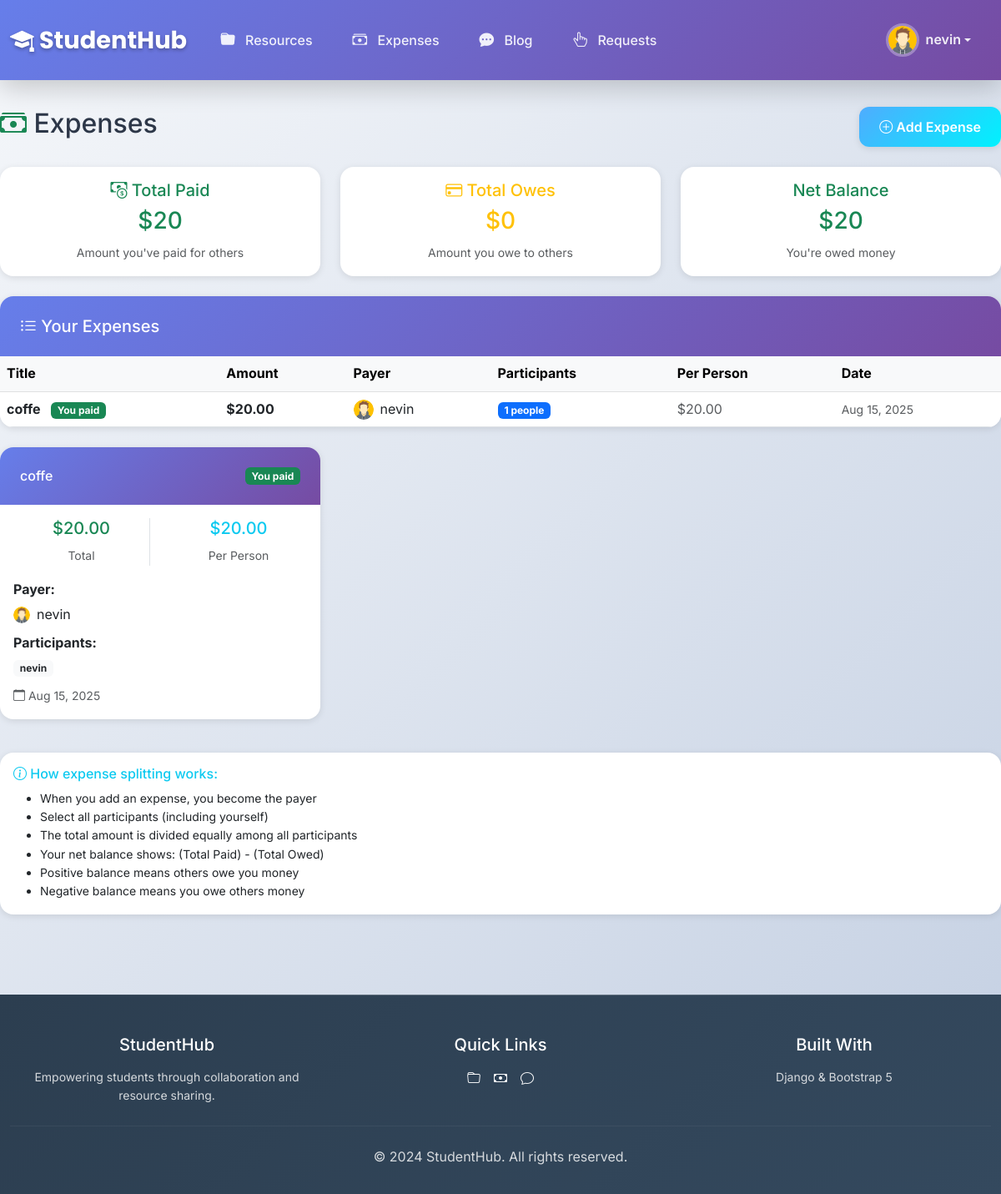
Screenshot of /expenses/ (signed in) with the database file from the repository.
### accounts/models.py (models this page shows, shortened)
class Profile(models.Model):
    user = models.OneToOneField(User, on_delete=models.CASCADE, related_name='profile')
    avatar = models.ImageField(upload_to='avatars/', default='avatars/default.png')
    bio = models.TextField(blank=True)

### expenses/models.py (models this page shows, shortened)
class Expense(models.Model):
    payer = models.ForeignKey(User, on_delete=models.CASCADE, related_name='expenses_paid')
    title = models.CharField(max_length=200)
    amount = models.DecimalField(max_digits=10, decimal_places=2)
    participants = models.ManyToManyField(User, related_name='expenses_shared')
    created_at = models.DateTimeField(auto_now_add=True)
    def per_head(self):
        participant_count = self.participants.count()
        if participant_count > 0:
            return self.amount / participant_count
        return Decimal('0.00')
    @property
    def participant_count(self):
        return self.participants.count()

### expenses/views.py (the view)
# urls.py: path('', views.expense_list, name='expense_list'),
@login_required
def expense_list(request):
    user_expenses = Expense.objects.filter(participants=request.user).order_by('-created_at')
    total_paid = Expense.objects.filter(payer=request.user).aggregate(
        total=Sum('amount')
    )['total'] or 0
    total_owes = 0
    for expense in Expense.objects.filter(participants=request.user).exclude(payer=request.user):
        total_owes += expense.per_head()
    net_balance = total_paid - total_owes
    context = {
        'expenses': user_expenses,
        'total_paid': total_paid,
        'total_owes': total_owes,
        'net_balance': net_balance,
    }
    return render(request, 'expenses/expense_list.html', context)

### templates/expenses/expense_list.html (shortened to what this page needs)
{% extends 'base.html' %}
{% block content %}
<div class="d-flex justify-content-between align-items-center mb-4">
    <h2><i class="bi bi-cash-stack text-success"></i> Expenses</h2>
    {% if user.is_authenticated %}
        <a href="{% url 'expenses:expense_create' %}" class="btn btn-success">
            <i class="bi bi-plus-circle"></i> Add Expense
        </a>
    {% endif %}
</div>
<div class="row mb-4">
    <div class="col-md-4">
        <div class="card border-success">
            <div class="card-body text-center">
                <h5 class="card-title text-success">
                    <i class="bi bi-cash-coin"></i> Total Paid
                </h5>
                <h3 class="text-success">${{ total_paid }}</h3>
                <small class="text-muted">Amount you've paid for others</small>
            </div>
        </div>
    </div>
    <div class="col-md-4">
        <div class="card border-warning">
            <div class="card-body text-center">
                <h5 class="card-title text-warning">
                    <i class="bi bi-credit-card"></i> Total Owes
                </h5>
                <h3 class="text-warning">${{ total_owes }}</h3>
                <small class="text-muted">Amount you owe to others</small>
            </div>
        </div>
    </div>
    <div class="col-md-4">
        <div class="card {% if net_balance >= 0 %}border-success{% else %}border-danger{% endif %}">
            <div class="card-body text-center">
                <h5 class="card-title {% if net_balance >= 0 %}text-success{% else %}text-danger{% endif %}">
                     Net Balance
                </h5>
                <h3 class="{% if net_balance >= 0 %}text-success{% else %}text-danger{% endif %}">
                    ${{ net_balance }}
                </h3>
                <small class="text-muted">
                    {% if net_balance >= 0 %}
                        You're owed money
                    {% else %}
                        You owe money
                    {% endif %}
                </small>
            </div>
        </div>
    </div>
</div>
{% if expenses %}
    <div class="card">
        <div class="card-header">
            <h5 class="mb-0">
                <i class="bi bi-list-ul"></i> Your Expenses
            </h5>
        </div>
        <div class="card-body p-0">
            <div class="table-responsive">
                <table class="table table-hover mb-0">
                    <thead class="table-light">
                        <tr>
                            <th>Title</th>
                            <th>Amount</th>
                            <th>Payer</th>
                            <th>Participants</th>
                            <th>Per Person</th>
                            <th>Date</th>
                        </tr>
                    </thead>
                    <tbody>
                        {% for expense in expenses %}
                            <tr>
                                <td>
                                    <strong>{{ expense.title }}</strong>
                                    {% if expense.payer == user %}
                                        <span class="badge bg-success ms-2">You paid</span>
                                    {% endif %}
                                </td>
                                <td>
                                    <span class="fw-bold">${{ expense.amount }}</span>
                                </td>
                                <td>
                                    <div class="d-flex align-items-center">
                                        <img src="{{ expense.payer.profile.avatar.url }}" alt="Avatar"
                                             class="rounded-circle me-2" style="width: 24px; height: 24px; object-fit: cover;">
                                        {{ expense.payer.username }}
                                    </div>
                                </td>
                                <td>
                                    <span class="badge bg-primary">{{ expense.participant_count }} people</span>
                                </td>
                                <td>
                                    <span class="text-muted">${{ expense.per_head }}</span>
                                </td>
                                <td>
                                    <small class="text-muted">{{ expense.created_at|date:"M d, Y" }}</small>
                                </td>
                            </tr>
                        {% endfor %}
                    </tbody>
                </table>
            </div>
        </div>
    </div>
    <div class="row mt-4">
        {% for expense in expenses %}
            <div class="col-md-6 col-lg-4 mb-3">
                <div class="card h-100">
                    <div class="card-header d-flex justify-content-between align-items-center">
                        <h6 class="mb-0">{{ expense.title }}</h6>
                        {% if expense.payer == user %}
                            <span class="badge bg-success">You paid</span>
                        {% endif %}
                    </div>
                    <div class="card-body">
                        <div class="row text-center mb-3">
                            <div class="col-6">
                                <div class="border-end">
                                    <h5 class="text-success">${{ expense.amount }}</h5>
                                    <small class="text-muted">Total</small>
                                </div>
                            </div>
                            <div class="col-6">
                                <h5 class="text-info">${{ expense.per_head }}</h5>
                                <small class="text-muted">Per Person</small>
                            </div>
                        </div>
                        <div class="mb-2">
                            <strong>Payer:</strong>
                            <div class="d-flex align-items-center mt-1">
                                <img src="{{ expense.payer.profile.avatar.url }}" alt="Avatar"
                                     class="rounded-circle me-2" style="width: 20px; height: 20px; object-fit: cover;">
                                {{ expense.payer.username }}
                            </div>
                        </div>
                        <div class="mb-2">
                            <strong>Participants:</strong>
                            <div class="mt-1">
                                {% for participant in expense.participants.all %}
                                    <span class="badge bg-light text-dark me-1">{{ participant.username }}</span>
                                {% endfor %}
                            </div>
                        </div>
                        <small class="text-muted">
                            <i class="bi bi-calendar"></i> {{ expense.created_at|date:"M d, Y" }}
                        </small>
                    </div>
                </div>
            </div>
        {% endfor %}
    </div>
{% endif %}
<div class="card mt-4 border-info">
    <div class="card-body">
        <h6 class="card-title text-info">
            <i class="bi bi-info-circle"></i> How expense splitting works:
        </h6>
        <ul class="card-text small mb-0">
            <li>When you add an expense, you become the payer</li>
            <li>Select all participants (including yourself)</li>
            <li>The total amount is divided equally among all participants</li>
            <li>Your net balance shows: (Total Paid) - (Total Owed)</li>
            <li>Positive balance means others owe you money</li>
            <li>Negative balance means you owe others money</li>
        </ul>
    </div>
</div>
{% endblock %}

### templates/base.html (shortened to what this page needs)
<!DOCTYPE html>
<html lang="en">
<head>
    <link href="https://cdn.jsdelivr.net/npm/bootstrap@5.3.0/dist/css/bootstrap.min.css" rel="stylesheet">
    <link href="https://cdn.jsdelivr.net/npm/bootstrap-icons@1.10.0/font/bootstrap-icons.css" rel="stylesheet">
</head>
<body>
    <nav class="navbar navbar-expand-lg navbar-dark">
        <div class="container">
            <a class="navbar-brand" href="{% url 'home' %}">
                <i class="bi bi-mortarboard-fill"></i> StudentHub
            </a>
            <div class="collapse navbar-collapse" id="navbarNav">
                <ul class="navbar-nav me-auto">
                    <li class="nav-item">
                        <a class="nav-link" href="{% url 'resources:resource_list' %}">
                            <i class="bi bi-folder-fill"></i> Resources
                        </a>
                    </li>
                    <li class="nav-item">
                        <a class="nav-link" href="{% url 'expenses:expense_list' %}">
                            <i class="bi bi-cash-stack"></i> Expenses
                        </a>
                    </li>
                    <li class="nav-item">
                        <a class="nav-link" href="{% url 'blog:post_list' %}">
                            <i class="bi bi-chat-dots-fill"></i> Blog
                        </a>
                    </li>
                    <li class="nav-item">
                        <a class="nav-link" href="{% url 'requests:request_list' %}">
                            <i class="bi bi-hand-index-thumb"></i> Requests
                        </a>
                    </li>
                </ul>
                <ul class="navbar-nav">
                    {% if user.is_authenticated %}
                        <li class="nav-item dropdown">
                            <a class="nav-link dropdown-toggle d-flex align-items-center" href="#" role="button" data-bs-toggle="dropdown">
                                {% if user.profile.avatar %}
                                    <img src="{{ user.profile.avatar.url }}" alt="Avatar" class="user-avatar me-2">
                                {% else %}
                                    <div class="user-avatar me-2 bg-secondary d-flex align-items-center justify-content-center text-white">
                                        <i class="bi bi-person-fill"></i>
                                    </div>
                                {% endif %}
                                <span class="fw-semibold">{{ user.username }}</span>
                            </a>
                        </li>
                    {% endif %}
                </ul>
            </div>
        </div>
    </nav>
    <main class="fade-in">
        {% block content %}{% endblock %}
    </main>
    <footer>
        <div class="container text-center">
            <div class="row">
                <div class="col-md-4">
                    <h5 class="text-white mb-3">StudentHub</h5>
                    <p class="small">Empowering students through collaboration and resource sharing.</p>
                </div>
                <div class="col-md-4">
                    <h5 class="text-white mb-3">Quick Links</h5>
                    <div class="d-flex justify-content-center gap-3">
                        <a href="{% url 'resources:resource_list' %}" class="text-light text-decoration-none">
                            <i class="bi bi-folder"></i>
                        </a>
                        <a href="{% url 'expenses:expense_list' %}" class="text-light text-decoration-none">
                            <i class="bi bi-cash"></i>
                        </a>
                        <a href="{% url 'blog:post_list' %}" class="text-light text-decoration-none">
                            <i class="bi bi-chat"></i>
                        </a>
                    </div>
                </div>
                <div class="col-md-4">
                    <h5 class="text-white mb-3">Built With</h5>
                    <p class="small">Django & Bootstrap 5</p>
                </div>
            </div>
            <hr class="my-4" style="border-color: rgba(255,255,255,0.2);">
            <p class="mb-0">&copy; 2024 StudentHub. All rights reserved.</p>
        </div>
    </footer>
</body>
</html>

### rows the page displays
Expense: title "coffe", shows "You paid", amount "20.00", payer.profile.avatar (placeholder picture), payer.username "nevin", participant_count "1", per_head "20.00", created_at "Aug 15, 2025"

### other values shown
{{ user.username }} "nevin"
{{ total_paid }} "20"
{{ total_owes }} "0"
{{ net_balance }} "20"
{{ participant.username }} "nevin"
